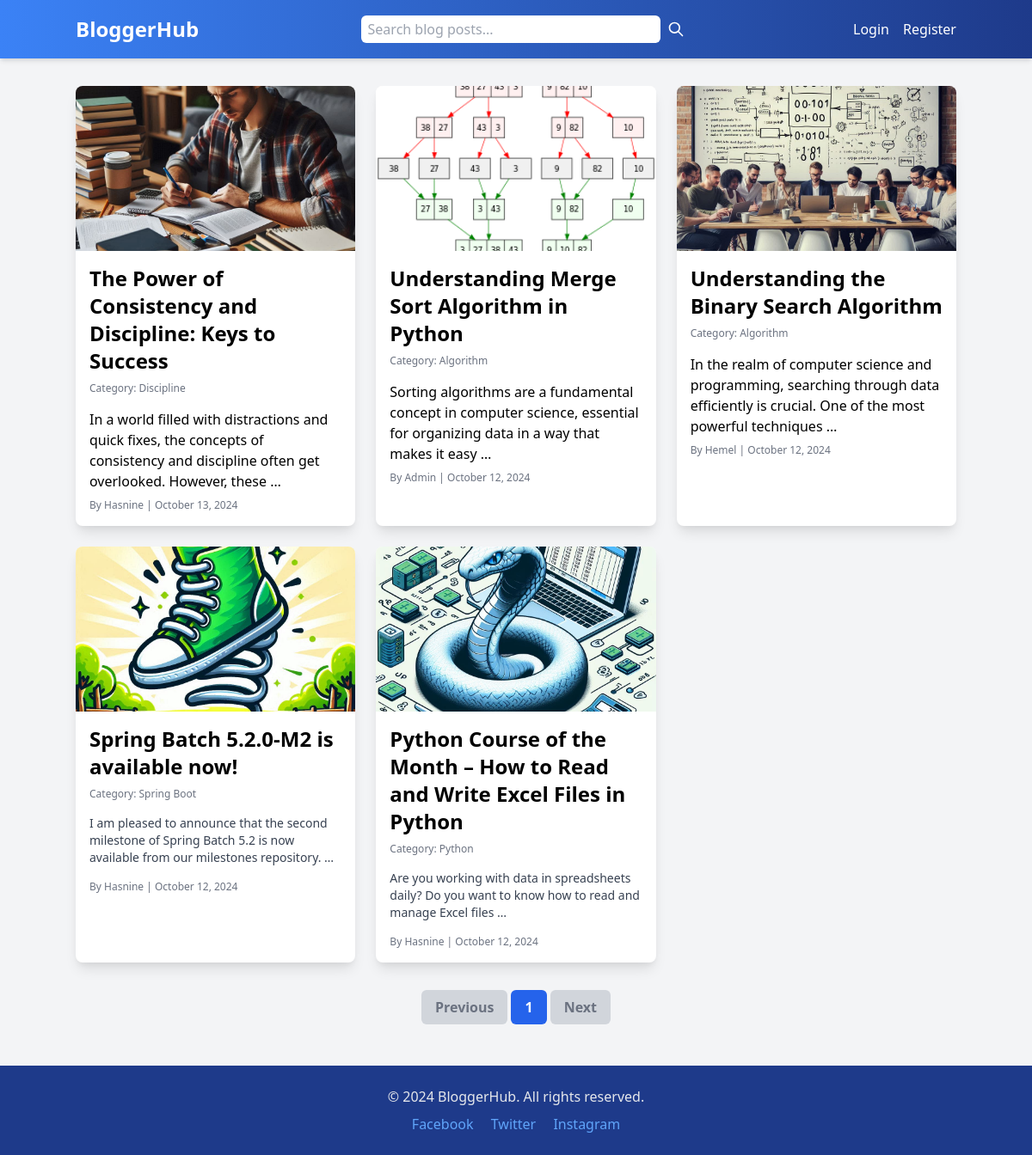
The app's page /, older data.
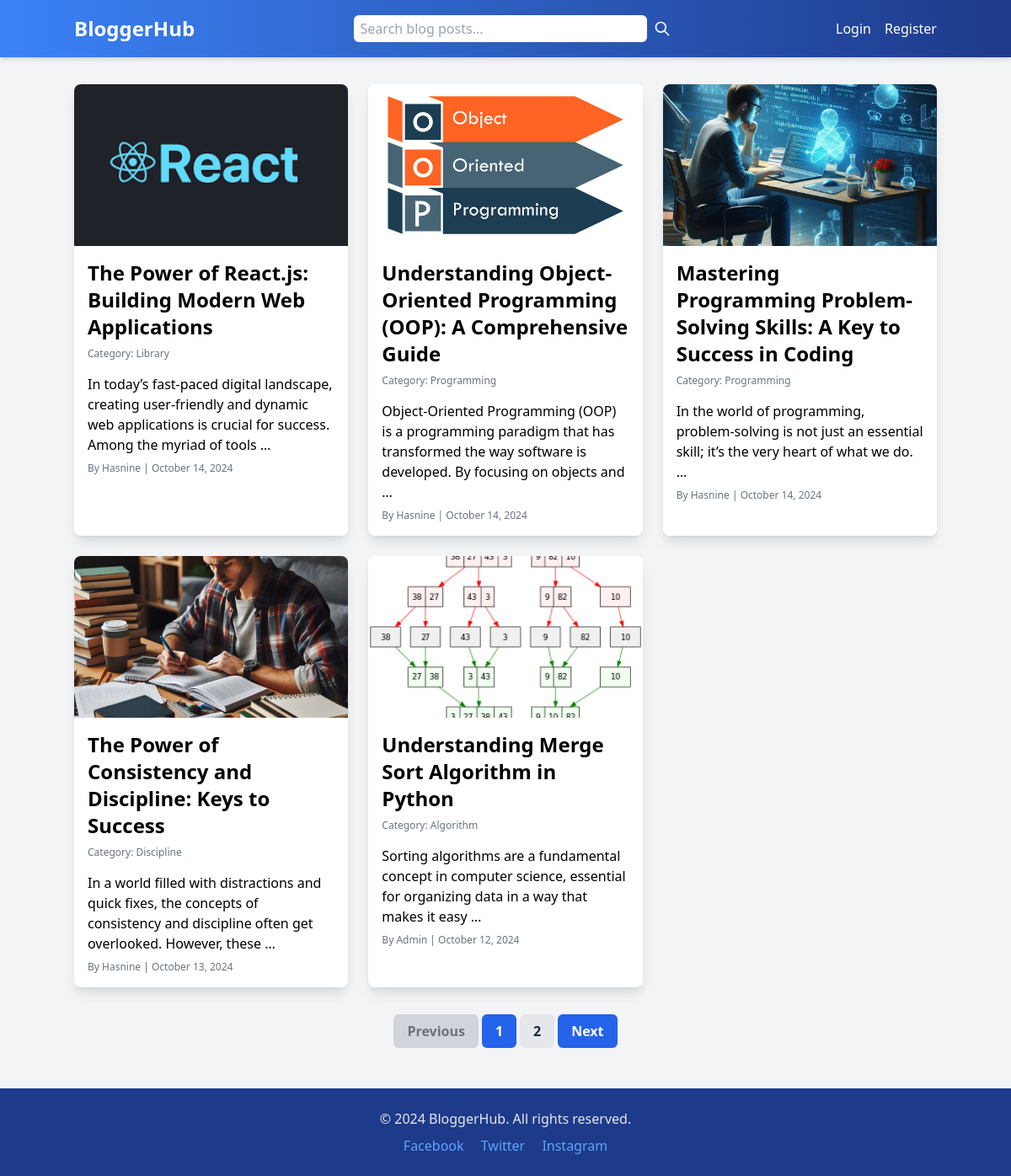
The same page, newer data.
### blog/models.py (models this page shows, shortened)
class Post(models.Model):
    title = models.CharField(max_length=200)
    author = models.ForeignKey(User, on_delete=models.CASCADE, related_name='posts')  # Use related_name for better access
    content = RichTextField()
    category = models.ForeignKey(Category, on_delete=models.CASCADE, related_name='posts')  # Use related_name for better access
    created_at = models.DateTimeField(auto_now_add=True)
    updated_at = models.DateTimeField(auto_now=True)
    featured = models.BooleanField(default=False)
    image = models.ImageField(upload_to='blog_images/', blank=True, null=True)  # Optional image field

class Category(models.Model):
    name = models.CharField(max_length=100, unique=True)  # Ensure unique category names

### blog/views.py (the view)
# urls.py: path('', views.index, name='index'),
def index(request):
    posts = Post.objects.all().order_by('-created_at')
    paginator = Paginator(posts, 5)  # Paginate 5 posts per page
    page_number = request.GET.get('page')
    page_obj = paginator.get_page(page_number)
    return render(request, 'blog/index.html', {'page_obj': page_obj})

### blog/templates/blog/index.html (shortened to what the changed rows need)
<!DOCTYPE html>
<html lang="en">
  <head>
    <link href="https://cdn.jsdelivr.net/npm/tailwindcss@2.2.19/dist/tailwind.min.css" rel="stylesheet" />
  </head>
  <body class="bg-gray-100 font-sans">
    <main class="container mx-auto mt-8">
      <div class="grid grid-cols-1 md:grid-cols-2 lg:grid-cols-3 gap-6">
        {% for post in page_obj %}
          <div class="bg-white shadow-lg rounded-lg overflow-hidden transition transform hover:scale-105">
            {% if post.image %}
              <img src="{{ post.image.url }}" alt="{{ post.title }}" class="w-full h-48 object-cover" />
            {% else %}
              <img src="https://via.placeholder.com/400x200" alt="{{ post.title }}" class="w-full h-48 object-cover" />
            {% endif %}
            <div class="p-4">
              <h2 class="text-2xl font-bold mb-2 hover:text-blue-700 transition"><a href="{% url 'post_detail' post.id %}">{{ post.title }}</a></h2>
              <div class="text-gray-500 text-xs mb-4">
                <span>Category: {{ post.category.name }}</span>
              </div>
              <p class="text-gray-700 text-sm mb-4">{{ post.content|safe|truncatewords:20 }}</p>
              <div class="text-gray-500 mt-2 text-xs">
                <span>By <a href="{% url 'user_profile' post.author.id %}" class="hover:underline">{{ post.author.username }}</a></span> |
                <span>{{ post.created_at|date:'F d, Y' }}</span>
              </div>
            </div>
          </div>
        {% endfor %}
      </div>
      <div class="mt-8 flex justify-center">
        <nav class="inline-flex space-x-1">
          {% if page_obj.has_previous %}
            <a href="?page={{ page_obj.previous_page_number }}" class="px-4 py-2 bg-blue-600 text-white font-semibold rounded-md hover:bg-blue-700 transition">Previous</a>
          {% else %}
            <span class="px-4 py-2 bg-gray-300 text-gray-500 font-semibold rounded-md">Previous</span>
          {% endif %}
          {% for num in page_obj.paginator.page_range %}
            {% if page_obj.number == num %}
              <span class="px-4 py-2 bg-blue-600 text-white font-semibold rounded-md">{{ num }}</span>
            {% else %}
              <a href="?page={{ num }}" class="px-4 py-2 bg-gray-200 text-gray-800 font-semibold rounded-md hover:bg-gray-300">{{ num }}</a>
            {% endif %}
          {% endfor %}
          {% if page_obj.has_next %}
            <a href="?page={{ page_obj.next_page_number }}" class="px-4 py-2 bg-blue-600 text-white font-semibold rounded-md hover:bg-blue-700 transition">Next</a>
          {% else %}
            <span class="px-4 py-2 bg-gray-300 text-gray-500 font-semibold rounded-md">Next</span>
          {% endif %}
        </nav>
      </div>
    </main>
  </body>
</html>

Row changes from the older to the newer data that the page shows:
no longer on this page (row unchanged): Post: image (picture), title "Understanding the Binary Search Algorithm", category.name "Algorithm", content "In the realm of computer science and programming, searching through data efficiently is crucial. One of the most powerful techniques …", author.username "Hemel", created_at "October 12, 2024"
no longer on this page (row unchanged): Post: image (picture), title "Spring Batch 5.2.0-M2 is available now!", category.name "Spring Boot", content "I am pleased to announce that the second milestone of Spring Batch 5.2 is now available from our milestones repository. …", author.username "Hasnine", created_at "October 12, 2024"
no longer on this page (row unchanged): Post: image (picture), title "Python Course of the Month – How to Read and Write Excel Files in Python", category.name "Python", content "Are you working with data in spreadsheets daily? Do you want to know how to read and manage Excel files …", author.username "Hasnine", created_at "October 12, 2024"
added Post: image (picture), title "The Power of React.js: Building Modern Web Applications", category.name "Library", content "In today’s fast-paced digital landscape, creating user-friendly and dynamic web applications is crucial for success. Among the myriad of tools …", author.username "Hasnine", created_at "October 14, 2024"
added Post: image (picture), title "Understanding Object-Oriented Programming (OOP): A Comprehensive Guide", category.name "Programming", content "Object-Oriented Programming (OOP) is a programming paradigm that has transformed the way software is developed. By focusing on objects and …", author.username "Hasnine", created_at "October 14, 2024"
added Post: image (picture), title "Mastering Programming Problem-Solving Skills: A Key to Success in Coding", category.name "Programming", content "In the world of programming, problem-solving is not just an essential skill; it’s the very heart of what we do. …", author.username "Hasnine", created_at "October 14, 2024"
Text that changed along with them:
new list line: "2"
